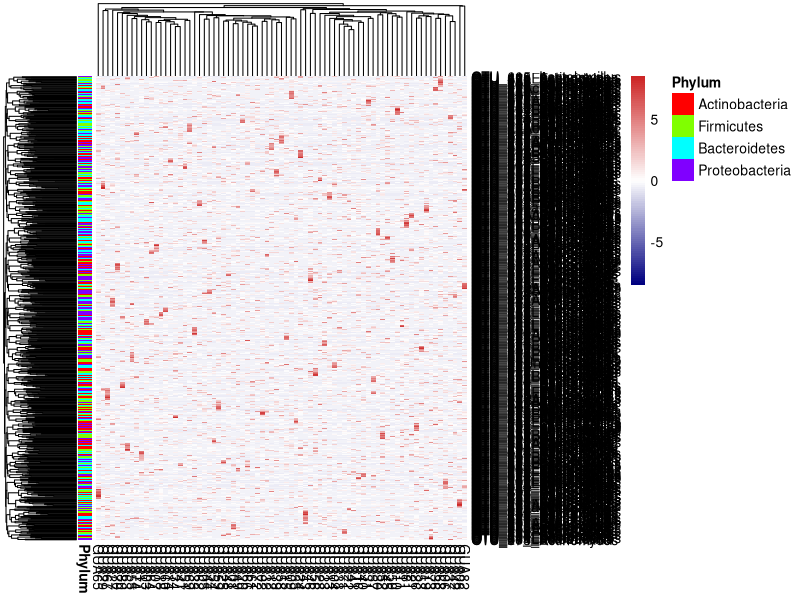

Here is the R script that generated this plot:
# Load libraries
library(pheatmap)
library(dplyr)

# Read taxonomy data
taxonomy <- read.csv("../../Data/Raw_data/salamander_OTU_table.csv", 
                     stringsAsFactors = FALSE)

# Read the data without setting row names initially
abundance <- read.csv("../../Data/Raw_data/sampledata_with_otu_counts.csv", stringsAsFactors = FALSE, check.names = FALSE)


# Check the first few rows to see how the data is structured
head(abundance)

# Check if there are duplicates in the OTU_ID column (which is likely the first column)
duplicated_otu_ids <- sum(duplicated(abundance$OTU_ID))

if (duplicated_otu_ids > 0) {
  cat("Warning: There are duplicate OTU IDs. Number of duplicates:", duplicated_otu_ids, "\n")
  # Remove rows with duplicate OTU_ID (optional)
  abundance <- abundance[!duplicated(abundance$OTU_ID), ]
} else {
  cat("No duplicates found.\n")
}

# Data Check
head(abundance)
head(taxonomy)
tail(abundance)
tail(taxonomy)
glimpse(abundance)
glimpse(taxonomy)
summary(abundance)
summary(taxonomy)

# Remove rows with NA in OTU_ID before merging (optional)
abundance <- abundance[!is.na(abundance$OTU_ID), ]

# Assign row names based on the OTU_ID column (if you need them)
rownames(abundance) <- abundance$OTU_ID

# Clean and prepare taxonomy
taxonomy$Genus[is.na(taxonomy$Genus)] <- "Unclassified"
taxonomy$Phylum[is.na(taxonomy$Phylum)] <- "Unclassified"

# Add OTU_ID back to abundance for merging
abundance$OTU_ID <- rownames(abundance)

# Merge abundance and taxonomy
merged <- merge(abundance, taxonomy[, c("OTU_ID", "Genus", "Phylum")], by = "OTU_ID", all.x = TRUE)

# Check for any NA values in the merged data
if (any(is.na(merged))) {
  cat("Warning: There are NA values in the merged data.\n")
}

# Set unique rownames
rownames(merged) <- paste(merged$OTU_ID, merged$Genus, sep = "_")

# Create matrix for heatmap
abundance_matrix <- merged[, !(colnames(merged) %in% c("OTU_ID", "Genus", "Phylum"))]

# Create annotation for rows (OTUs) by Phylum
row_annotation <- data.frame(Phylum = merged$Phylum)
rownames(row_annotation) <- rownames(merged)

# Generate distinct colors for Phylum
phylum_colors <- setNames(rainbow(length(unique(row_annotation$Phylum))), unique(row_annotation$Phylum))
annotation_colors <- list(Phylum = phylum_colors)

# Plot heatmap
pheatmap(as.matrix(abundance_matrix),
         scale = "row",
         cluster_rows = TRUE,
         cluster_cols = TRUE,
         annotation_row = row_annotation,
         annotation_colors = annotation_colors,
         color = colorRampPalette(c("navy", "white", "firebrick3"))(100),
         fontsize_row = 10,  # Adjust if necessary
         show_rownames = TRUE)
